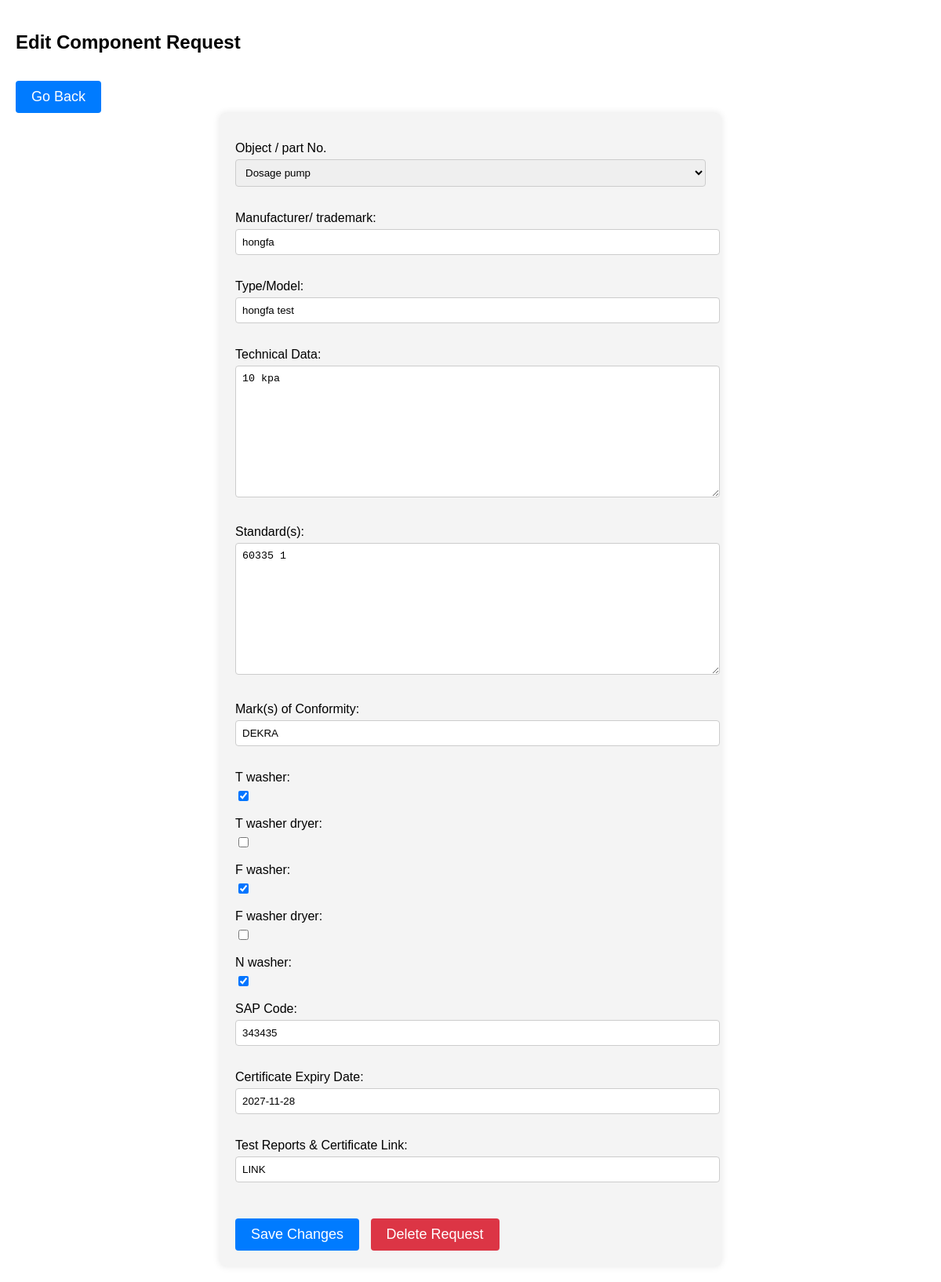
Page /UserAuth/component/edit/3/ (signed in) on the committed database.
### LVD_Management_System/models.py (models this page shows, shortened)
class Component(models.Model):
    parts = [("Main Motor - UM","Main Motor - UM"),("Main motor - BLDC","Main motor - BLDC"),("Drain pump (for twin jet system)",
             "Drain pump (for twin jet system)"),
             ("Drain pump","Drain pump"),("Circulation pump (for twin jet system)","Circulation pump (for twin jet system)"),
             ("Drain pump (twin jet system) (with emergency exit hose)","Drain pump (twin jet system) (with emergency exit hose)"),
             ("Dosage pump","Dosage pump"),
             ("Hydroboost pump","Hydroboost pump"),("Capacitor (for Hydro-boost pump)","Capacitor (for Hydro-boost pump)"),
             ("Thermal Protector","Thermal Protector"),("Belt (BLDC models)","Belt (BLDC models)"),
             ("Electrically operated door lock","Electrically operated door lock"),
             ("Door switch with interlock","Door switch with interlock"),
             ("Heating element","Heating element"),("with 2 fuse","with 2 fuse"),
             ("with alternative 2 fuse","with alternative 2 fuse"),("Heating element (Pyrojet)","Heating element (Pyrojet)"),
             ("Inlet valve (double)","Inlet valve (double)"),("Inlet valve (single)","Inlet valve (single)"),
             ("Inlet valve (triple)","Inlet valve (triple)"),("Level switch","Level switch"),
             ("Level sensor","Level sensor"),("NTC","NTC"),
             ("Reed Switch","Reed Switch"),("Steam Generator","Steam Generator"),("with Thermostat","with Thermostat"),
             ("Thermostat for Pyrojet Heating Element","Thermostat for Pyrojet Heating Element"),
             ("Overflow Switch","Overflow Switch"),("Electronic Module - BLDC Board","Electronic Module - BLDC Board"),
             ("Electronic Module - DC Board","Electronic Module - DC Board"),
             ("Electronic Module - Steamjet, Pyrojet, Dryer Board","Electronic Module - Steamjet, Pyrojet, Dryer Board"),
             ("Electronic Module - IO Board","Electronic Module - IO Board"),
             ("Electronic Module - Door Light Board","Electronic Module - Door Light Board"),
             ("Electronic Module - Main Board","Electronic Module - Main Board"),
             ("Electronic Module - UI Board","Electronic Module - UI Board"),("Drum Light Board","Drum Light Board"),
             ("Electronic Module - Sterilizone IO Board","Electronic Module - Sterilizone IO Board"),
             ("Electronic Module - Intelliwash IO Board","Electronic Module - Intelliwash IO Board"),
             ("Electronic Module - LED Board","Electronic Module - LED Board"),
             ("Electronic Module - UV Ballast Board","Electronic Module - UV Ballast Board"),
             ("Electronic Module - UV Lamp Board","Electronic Module - UV Lamp Board"),
             ("Electronic Module - Wifi Board","Electronic Module - Wifi Board"),("EMI filter","EMI filter"),
             ("Current Fuse","Current Fuse"),("Microcontroller - BLDC Board","Microcontroller - BLDC Board"),
             ("Microcontroller - Main Board","Microcontroller - Main Board"),("Optocoupler","Optocoupler"),
             ("Optotriac","Optotriac"),("Relay on PCB","Relay on PCB"),
             ("Safety Transformer","Safety Transformer"),("Switch on PCB","Switch on PCB"),
             ("Varistor","Varistor"),("XY Capacitor","XY Capacitor"),
             ("Plug Current Fuse","Plug Current Fuse"),("hose set (cold)","hose set (cold)"),
             ("hose set (hot)","hose set (hot)"),("Check Valve","Check Valve"),
             ("Supply cord","Supply cord"),("Plug","Plug")]
    Part_name = models.CharField(verbose_name="Object / part No.",max_length=100,choices=parts)
    Manufacturer = models.CharField(verbose_name="Manufacturer/ trademark",max_length=150)
    Model = models.CharField(verbose_name="Type/Model",max_length=120)
    Technical_Data = models.TextField(verbose_name="Technical Data")
    Standard = models.TextField(verbose_name="Standard(s)")
    Mark_of_Conformity = models.CharField(verbose_name="Mark(s) of Conformity",max_length=120)
    T_Washer_LVD = models.BooleanField(verbose_name="T washer",default=False)
    T_Washer_Dryer_LVD = models.BooleanField(verbose_name="T washer dryer",default=False)
    F_Washer_LVD = models.BooleanField(verbose_name="F washer",default=False)
    F_Washer_Dryer_LVD = models.BooleanField(verbose_name="F washer dryer",default=False)
    N_Washer_LVD = models.BooleanField(verbose_name="N washer",default=False)
    SAP_code = models.CharField(verbose_name="SAP Code",max_length=80)
    Certificate_Expiry_Date = models.DateField(verbose_name = 'Certificate Expiry Date')
    Test_Results_Link = models.CharField(verbose_name='Test Reports & Certificate Link',max_length=1000)
    Created_Date = models.DateField(auto_now_add=True,verbose_name='Created Date')
    Last_Update_Date = models.DateField(auto_now=True,verbose_name='Last Update')

### UserAuth/views.py (the view)
# urls.py: path('component/edit/<int:id>/', views.edit_component, name='edit_component'),
@login_required
def edit_component(request, id):
    component = get_object_or_404(Component, id=id)
    if not request.user.is_superuser:
        form = ComponentAdminForm(instance=component)
        return render(request, 'view_components.html',{'form':form,})
    if request.method == 'POST':
        form = ComponentAdminForm(request.POST, instance=component)
        if form.is_valid():
            form.save()
            return redirect('UserAuth:component')
    else:
        form = ComponentAdminForm(instance=component)
    return render (request, 'edit_components.html', {'form': form, 'editable': True})

### LVD_Management_System/forms.py
class ComponentAdminForm(forms.ModelForm):
    class Meta :
        model = Component
        fields = '__all__'

### templates/edit_components.html (shortened to what this page needs)
<!DOCTYPE html>
<html lang="en">
<head>
</head>
<body>
<h2>Edit Component Request</h2>
<button type="button" onclick="window.history.back();">Go Back</button>
<form method="post">
    {{ form.as_p }}
    <button type="submit">Save Changes</button>
    <button type="reset" onclick="deleteRequest()">Delete Request</button>
</form>
</body>
</html>

### rows in the picture
Component: Part_name "Dosage pump", Manufacturer "hongfa", Model "hongfa test", Technical_Data "10 kpa", Standard "60335 1", Mark_of_Conformity "DEKRA", T_Washer_LVD "☑", F_Washer_LVD "☑", N_Washer_LVD "☑", SAP_code "343435", Certificate_Expiry_Date "2027-11-28", Test_Results_Link "LINK"
